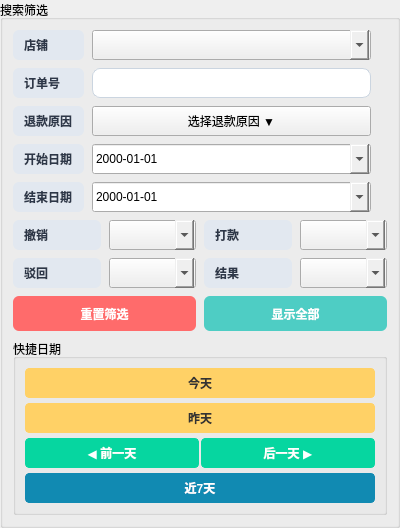
<?xml version="1.0" encoding="UTF-8"?>
<ui version="4.0">
 <class>SearchPanel</class>
 <widget class="QGroupBox" name="SearchPanel">
  <property name="geometry">
   <rect>
    <x>0</x>
    <y>0</y>
    <width>400</width>
    <height>400</height>
   </rect>
  </property>
  <property name="windowTitle">
   <string>搜索筛选</string>
  </property>
  <property name="title">
   <string>搜索筛选</string>
  </property>
  <property name="objectName">
   <string>SearchPanel</string>
  </property>
  <property name="objectName">
   <string>SearchPanel</string>
  </property>
  <layout class="QGridLayout" name="search_layout">
   <property name="horizontalSpacing">
    <number>8</number>
   </property>
   <property name="verticalSpacing">
    <number>8</number>
   </property>
   <property name="leftMargin">
    <number>10</number>
   </property>
   <property name="topMargin">
    <number>10</number>
   </property>
   <property name="rightMargin">
    <number>10</number>
   </property>
   <property name="bottomMargin">
    <number>10</number>
   </property>
   <property name="leftMargin">
    <number>10</number>
   </property>
   <property name="topMargin">
    <number>10</number>
   </property>
   <property name="rightMargin">
    <number>10</number>
   </property>
   <property name="bottomMargin">
    <number>10</number>
   </property>
   <item row="0" column="0">
    <widget class="QLabel" name="label_store">
     <property name="text">
      <string>店铺</string>
     </property>
     <property name="minimumSize">
      <size>
       <width>60</width>
       <height>30</height>
      </size>
     </property>
     <property name="styleSheet">
      <string notr="true">padding: 4px 8px; font-weight: bold; color: #2D3748; background-color: #E2E8F0; border-radius: 6px; font-size: 12px;</string>
     </property>
    </widget>
   </item>
   <item row="0" column="1">
    <widget class="QComboBox" name="search_store_combo">
     <property name="minimumSize">
      <size>
       <width>150</width>
       <height>30</height>
      </size>
     </property>
     <property name="styleSheet">
      <string notr="true">padding: 6px 12px; border: 1px solid #CBD5E0; border-radius: 8px; background-color: #ffffff; font-size: 12px; color: #2D3748; QComboBox::drop-down { border: none; } QComboBox::down-arrow { image: none; border-left: 4px solid transparent; border-right: 4px solid transparent; border-top: 6px solid #718096; width: 0; height: 0; } QComboBox::down-arrow:on { border-top: 6px solid #4A5568; }</string>
     </property>
    </widget>
   </item>
   <item row="1" column="0">
    <widget class="QLabel" name="label_order">
     <property name="text">
      <string>订单号</string>
     </property>
     <property name="minimumSize">
      <size>
       <width>60</width>
       <height>30</height>
      </size>
     </property>
     <property name="styleSheet">
      <string notr="true">padding: 4px 8px; font-weight: bold; color: #2D3748; background-color: #E2E8F0; border-radius: 6px; font-size: 12px;</string>
     </property>
    </widget>
   </item>
   <item row="1" column="1">
    <widget class="QLineEdit" name="search_order_edit">
     <property name="minimumSize">
      <size>
       <width>150</width>
       <height>30</height>
      </size>
     </property>
     <property name="styleSheet">
      <string notr="true">padding: 6px 12px; border: 1px solid #CBD5E0; border-radius: 8px; background-color: #ffffff; font-size: 12px; color: #2D3748;</string>
     </property>
    </widget>
   </item>
   <item row="2" column="0">
    <widget class="QLabel" name="label_reason">
     <property name="text">
      <string>退款原因</string>
     </property>
     <property name="minimumSize">
      <size>
       <width>70</width>
       <height>30</height>
      </size>
     </property>
     <property name="styleSheet">
      <string notr="true">padding: 4px 8px; font-weight: bold; color: #2D3748; background-color: #E2E8F0; border-radius: 6px; font-size: 12px;</string>
     </property>
    </widget>
   </item>
   <item row="2" column="1">
    <widget class="QPushButton" name="search_reason_btn">
     <property name="minimumSize">
      <size>
       <width>150</width>
       <height>30</height>
      </size>
     </property>
     <property name="text">
      <string>选择退款原因 ▼</string>
     </property>
     <property name="styleSheet">
      <string notr="true">padding: 6px 12px; border: 1px solid #CBD5E0; border-radius: 8px; background-color: #ffffff; font-size: 12px; color: #2D3748; QPushButton:hover { background-color: #F7FAFC; }</string>
     </property>
    </widget>
   </item>
   <item row="3" column="0">
    <widget class="QLabel" name="label_start_date">
     <property name="text">
      <string>开始日期</string>
     </property>
     <property name="minimumSize">
      <size>
       <width>70</width>
       <height>30</height>
      </size>
     </property>
     <property name="styleSheet">
      <string notr="true">padding: 4px 8px; font-weight: bold; color: #2D3748; background-color: #E2E8F0; border-radius: 6px; font-size: 12px;</string>
     </property>
    </widget>
   </item>
   <item row="3" column="1">
    <widget class="QDateEdit" name="start_date_edit">
      <property name="calendarPopup">
       <bool>true</bool>
      </property>
      <property name="displayFormat">
       <string>yyyy-MM-dd</string>
      </property>
      <property name="minimumSize">
       <size>
        <width>150</width>
        <height>30</height>
       </size>
      </property>
      <property name="styleSheet">
       <string notr="true">padding: 6px 12px; border: 1px solid #CBD5E0; border-radius: 8px; background-color: #ffffff; font-size: 12px; color: #2D3748; QDateEdit::drop-down { border: none; } QDateEdit::down-arrow { image: none; border-left: 4px solid transparent; border-right: 4px solid transparent; border-top: 6px solid #718096; width: 0; height: 0; } QDateEdit::down-arrow:on { border-top: 6px solid #4A5568; }</string>
      </property>
     </widget>
   </item>
   <item row="4" column="0">
    <widget class="QLabel" name="label_end_date">
     <property name="text">
      <string>结束日期</string>
     </property>
     <property name="minimumSize">
      <size>
       <width>70</width>
       <height>30</height>
      </size>
     </property>
     <property name="styleSheet">
      <string notr="true">padding: 4px 8px; font-weight: bold; color: #2D3748; background-color: #E2E8F0; border-radius: 6px; font-size: 12px;</string>
     </property>
    </widget>
   </item>
   <item row="4" column="1">
    <widget class="QDateEdit" name="end_date_edit">
      <property name="calendarPopup">
       <bool>true</bool>
      </property>
      <property name="displayFormat">
       <string>yyyy-MM-dd</string>
      </property>
      <property name="minimumSize">
       <size>
        <width>150</width>
        <height>30</height>
       </size>
      </property>
      <property name="styleSheet">
       <string notr="true">padding: 6px 12px; border: 1px solid #CBD5E0; border-radius: 8px; background-color: #ffffff; font-size: 12px; color: #2D3748; QDateEdit::drop-down { border: none; } QDateEdit::down-arrow { image: none; border-left: 4px solid transparent; border-right: 4px solid transparent; border-top: 6px solid #718096; width: 0; height: 0; } QDateEdit::down-arrow:on { border-top: 6px solid #4A5568; }</string>
      </property>
     </widget>
   </item>
   <!-- 第5行：撤销和打款在同一行 - 参考快捷日期布局 -->
   <item row="5" column="0" colspan="4">
    <layout class="QHBoxLayout" name="cancel_compensate_layout">
     <property name="spacing">
      <number>8</number>
     </property>
     <item>
      <widget class="QLabel" name="label_cancel">
       <property name="text">
        <string>撤销</string>
       </property>
       <property name="minimumSize">
        <size>
         <width>30</width>
         <height>30</height>
        </size>
       </property>
       <property name="styleSheet">
        <string notr="true">padding: 4px 8px; font-weight: bold; color: #2D3748; background-color: #E2E8F0; border-radius: 6px; font-size: 12px;</string>
       </property>
      </widget>
     </item>
     <item>
      <widget class="QComboBox" name="search_cancel_combo">
        <property name="minimumSize">
         <size>
          <width>80</width>
          <height>30</height>
         </size>
        </property>
        <property name="styleSheet">
         <string notr="true">padding: 6px 12px; border: 1px solid #CBD5E0; border-radius: 8px; background-color: #ffffff; font-size: 12px; color: #2D3748; QComboBox::drop-down { border: none; } QComboBox::down-arrow { image: none; border-left: 4px solid transparent; border-right: 4px solid transparent; border-top: 6px solid #718096; width: 0; height: 0; } QComboBox::down-arrow:on { border-top: 6px solid #4A5568; }</string>
        </property>
       </widget>
     </item>
     <item>
      <widget class="QLabel" name="label_compensate">
       <property name="text">
        <string>打款</string>
       </property>
       <property name="minimumSize">
        <size>
         <width>30</width>
         <height>30</height>
        </size>
       </property>
       <property name="styleSheet">
        <string notr="true">padding: 4px 8px; font-weight: bold; color: #2D3748; background-color: #E2E8F0; border-radius: 6px; font-size: 12px;</string>
       </property>
      </widget>
     </item>
     <item>
      <widget class="QComboBox" name="search_compensate_combo">
        <property name="minimumSize">
         <size>
          <width>80</width>
          <height>30</height>
         </size>
        </property>
        <property name="styleSheet">
         <string notr="true">padding: 6px 12px; border: 1px solid #CBD5E0; border-radius: 8px; background-color: #ffffff; font-size: 12px; color: #2D3748; QComboBox::drop-down { border: none; } QComboBox::down-arrow { image: none; border-left: 4px solid transparent; border-right: 4px solid transparent; border-top: 6px solid #718096; width: 0; height: 0; } QComboBox::down-arrow:on { border-top: 6px solid #4A5568; }</string>
        </property>
       </widget>
     </item>
    </layout>
   </item>
   <!-- 第6行：驳回和结果在同一行 - 参考快捷日期布局 -->
   <item row="6" column="0" colspan="4">
    <layout class="QHBoxLayout" name="reject_result_layout">
     <property name="spacing">
      <number>8</number>
     </property>
     <item>
      <widget class="QLabel" name="label_reject">
       <property name="text">
        <string>驳回</string>
       </property>
       <property name="minimumSize">
        <size>
         <width>30</width>
         <height>30</height>
        </size>
       </property>
       <property name="styleSheet">
        <string notr="true">padding: 4px 8px; font-weight: bold; color: #2D3748; background-color: #E2E8F0; border-radius: 6px; font-size: 12px;</string>
       </property>
      </widget>
     </item>
     <item>
      <widget class="QComboBox" name="search_reject_combo">
        <property name="minimumSize">
         <size>
          <width>80</width>
          <height>30</height>
         </size>
        </property>
        <property name="styleSheet">
         <string notr="true">padding: 6px 12px; border: 1px solid #CBD5E0; border-radius: 8px; background-color: #ffffff; font-size: 12px; color: #2D3748; QComboBox::drop-down { border: none; } QComboBox::down-arrow { image: none; border-left: 4px solid transparent; border-right: 4px solid transparent; border-top: 6px solid #718096; width: 0; height: 0; } QComboBox::down-arrow:on { border-top: 6px solid #4A5568; }</string>
        </property>
       </widget>
     </item>
     <item>
      <widget class="QLabel" name="label_reject_result">
       <property name="text">
        <string>结果</string>
       </property>
       <property name="minimumSize">
        <size>
         <width>30</width>
         <height>30</height>
        </size>
       </property>
       <property name="styleSheet">
        <string notr="true">padding: 4px 8px; font-weight: bold; color: #2D3748; background-color: #E2E8F0; border-radius: 6px; font-size: 12px;</string>
       </property>
      </widget>
     </item>
     <item>
      <widget class="QComboBox" name="search_reject_result_combo">
        <property name="minimumSize">
         <size>
          <width>80</width>
          <height>30</height>
         </size>
        </property>
        <property name="styleSheet">
         <string notr="true">padding: 6px 12px; border: 1px solid #CBD5E0; border-radius: 8px; background-color: #ffffff; font-size: 12px; color: #2D3748; QComboBox::drop-down { border: none; } QComboBox::down-arrow { image: none; border-left: 4px solid transparent; border-right: 4px solid transparent; border-top: 6px solid #718096; width: 0; height: 0; } QComboBox::down-arrow:on { border-top: 6px solid #4A5568; }</string>
        </property>
       </widget>
     </item>
    </layout>
   </item>
   <item row="7" column="0" colspan="4">
    <layout class="QHBoxLayout" name="button_layout">
     <item>
      <widget class="QPushButton" name="reset_btn">
       <property name="text">
        <string>重置筛选</string>
       </property>
       <property name="minimumSize">
        <size>
         <width>100</width>
         <height>35</height>
        </size>
       </property>
       <property name="styleSheet">
        <string notr="true">padding: 8px 16px; border: none; border-radius: 6px; background-color: #FF6B6B; color: white; font-weight: bold;</string>
       </property>
      </widget>
     </item>
     <item>
      <widget class="QPushButton" name="show_all_btn">
       <property name="text">
        <string>显示全部</string>
       </property>
       <property name="minimumSize">
        <size>
         <width>100</width>
         <height>35</height>
        </size>
       </property>
       <property name="styleSheet">
        <string notr="true">padding: 8px 16px; border: none; border-radius: 6px; background-color: #4ECDC4; color: white; font-weight: bold;</string>
       </property>
      </widget>
     </item>
    </layout>
   </item>
   <item row="8" column="0" colspan="4">
    <widget class="QGroupBox" name="quick_date_group">
     <property name="title">
      <string>快捷日期</string>
     </property>
     <layout class="QVBoxLayout" name="quick_date_layout">
      <property name="spacing">
       <number>5</number>
      </property>
      <item>
       <widget class="QPushButton" name="today_btn">
        <property name="text">
         <string>今天</string>
        </property>
        <property name="minimumSize">
         <size>
          <width>80</width>
          <height>30</height>
         </size>
        </property>
        <property name="styleSheet">
         <string notr="true">padding: 5px 10px; border: 1px solid #FFD166; border-radius: 4px; background-color: #FFD166; color: #333333; font-weight: bold;</string>
        </property>
       </widget>
      </item>
      <item>
       <widget class="QPushButton" name="yesterday_btn">
        <property name="text">
         <string>昨天</string>
        </property>
        <property name="minimumSize">
         <size>
          <width>80</width>
          <height>30</height>
         </size>
        </property>
        <property name="styleSheet">
         <string notr="true">padding: 5px 10px; border: 1px solid #FFD166; border-radius: 4px; background-color: #FFD166; color: #333333; font-weight: bold;</string>
        </property>
       </widget>
      </item>
      <item>
       <layout class="QHBoxLayout" name="prev_next_layout">
        <property name="spacing">
         <number>2</number>
        </property>
        <item>
         <widget class="QPushButton" name="prev_day_btn">
          <property name="text">
           <string>◀ 前一天</string>
          </property>
          <property name="minimumSize">
           <size>
            <width>90</width>
            <height>30</height>
           </size>
          </property>
          <property name="styleSheet">
           <string notr="true">padding: 5px 8px; border: 1px solid #06D6A0; border-radius: 4px; background-color: #06D6A0; color: white; font-weight: bold;</string>
          </property>
         </widget>
        </item>
        <item>
         <widget class="QPushButton" name="next_day_btn">
          <property name="text">
           <string>后一天 ▶</string>
          </property>
          <property name="minimumSize">
           <size>
            <width>90</width>
            <height>30</height>
           </size>
          </property>
          <property name="styleSheet">
           <string notr="true">padding: 5px 8px; border: 1px solid #06D6A0; border-radius: 4px; background-color: #06D6A0; color: white; font-weight: bold;</string>
          </property>
         </widget>
        </item>
       </layout>
      </item>
      <item>
       <widget class="QPushButton" name="week_btn">
        <property name="text">
         <string>近7天</string>
        </property>
        <property name="minimumSize">
         <size>
          <width>80</width>
          <height>30</height>
         </size>
        </property>
        <property name="styleSheet">
         <string notr="true">padding: 5px 10px; border: 1px solid #118AB2; border-radius: 4px; background-color: #118AB2; color: white; font-weight: bold;</string>
        </property>
       </widget>
      </item>
     </layout>
    </widget>
   </item>
  </layout>
 </widget>
 <resources/>
 <connections/>
</ui>
